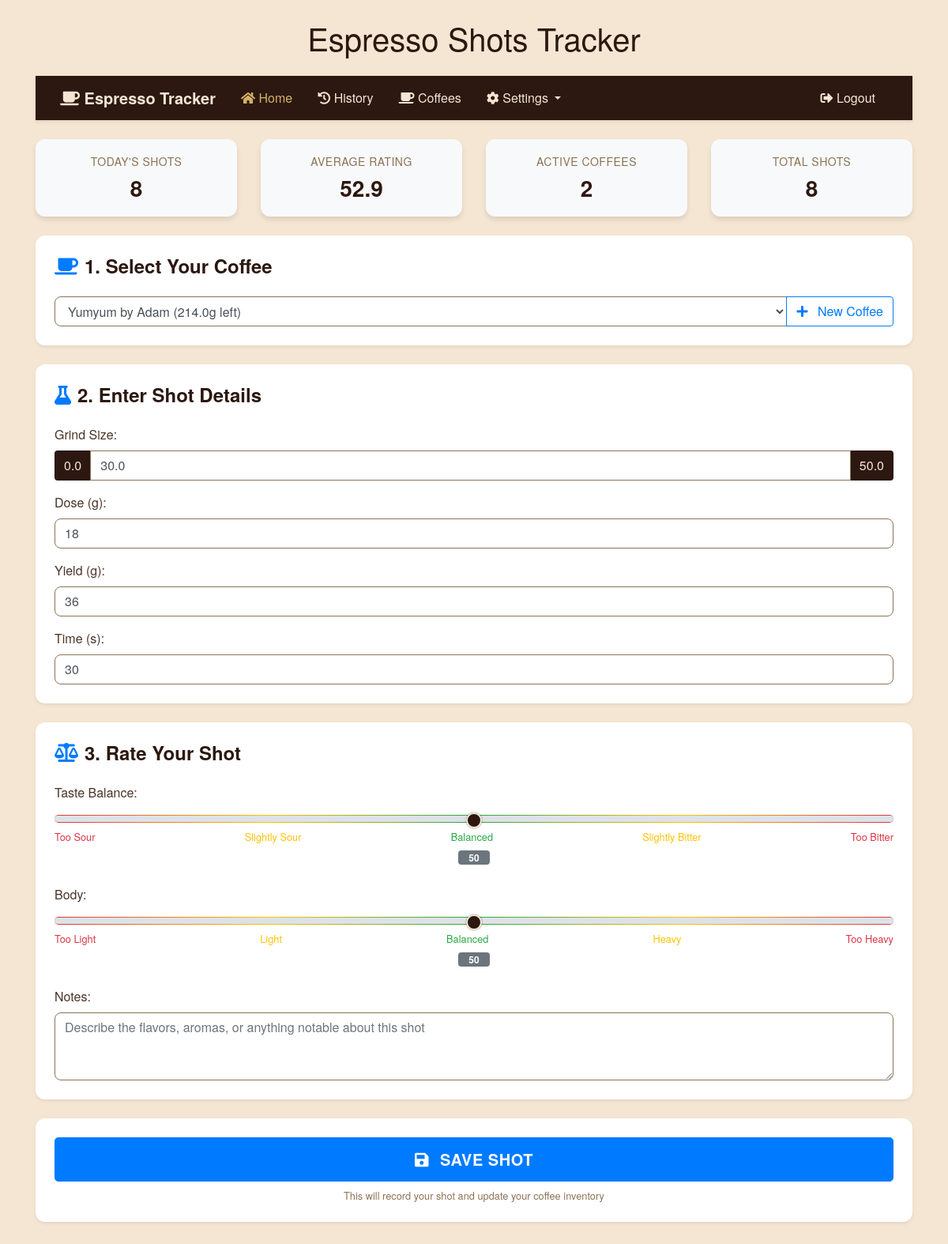
Screenshot of / (signed in) with the database file from the repository.
### models.py (models this page shows, shortened)
class GrinderSettings(db.Model):
    id = db.Column(db.Integer, primary_key=True)
    user_id = db.Column(db.Integer, db.ForeignKey('user.id', name='fk_grinder_settings_user'), nullable=False)
    grinder_type = db.Column(db.String(20), default='stepped')  # Add this line
    min_size = db.Column(db.Float, nullable=False, default=0)
    max_size = db.Column(db.Float, nullable=False, default=50)
    step_size = db.Column(db.Float, nullable=False, default=0.25)
    last_used_size = db.Column(db.Float)
    created_at = db.Column(db.DateTime, nullable=False, default=datetime.utcnow)
    updated_at = db.Column(db.DateTime, nullable=False, default=datetime.utcnow)

### routes.py (the view)
    @app.route('/')
    @login_required
    def index():
        settings = GrinderSettings.query.filter_by(user_id=current_user.id).first()
        if not settings:
            settings = GrinderSettings(current_user.id)
            db.session.add(settings)
            db.session.commit()
        coffees = Coffee.query.filter_by(user_id=current_user.id)\
                             .filter(Coffee.grams > 0)\
                             .order_by(Coffee.created_at.desc())\
                             .all()
        last_shot = get_last_shot(current_user.id)
        default_coffee_id = last_shot['coffee_id'] if last_shot else None
        stats = Shot.get_user_stats(current_user.id)
        context = {
            'coffees': coffees,
            'default_coffee_id': default_coffee_id,
            'grinder_settings': settings,
            'last_shot': last_shot,
            'config': app.config,
            'grind_size_error': request.args.get('grind_size_error'),
            'today_shots_count': stats['today_shots_count'],
            'total_shots_count': stats['total_shots_count'],
            'avg_rating': stats['avg_rating'],
            'active_coffees_count': Coffee.query.filter(
                Coffee.user_id == current_user.id,
                Coffee.grams > 0
            ).count()
        }
        return render_template('index.html', **context)

### app.py (called while the page is built)
@login_manager.user_loader
def load_user(user_id):
    return User.query.get(int(user_id))

### models.py (called while the page is built)
    @classmethod
    def get_user_stats(cls, user_id):
        today = datetime.now().date()
        return {
            'today_shots_count': cls.query.filter(
                cls.user_id == user_id,
                cls.date >= today
            ).count(),
            'total_shots_count': cls.query.filter_by(user_id=user_id).count(),
            'avg_rating': db.session.query(
                func.avg(cls.taste)
            ).filter_by(user_id=user_id).scalar() or 0
        }

### routes.py (called while the page is built)
def get_last_shot(user_id, coffee_id=None):
    query = Shot.query.filter_by(user_id=user_id)
    if coffee_id:
        query = query.filter_by(coffee_id=coffee_id)
    shot = query.order_by(Shot.date.desc()).first()
    if shot:
        return {
            'coffee_id': shot.coffee_id,
            'grind_size': shot.grind_size,
            'coffee_weight': shot.coffee_weight,
            'shot_yield': shot.shot_yield,
            'shot_time': shot.shot_time,
            'taste': shot.taste,
            'body': shot.body
        }
    return None

### templates/index.html (shortened to what this page needs)
{% extends 'base.html' %}
{% block content %}
<div class="row mb-4">
    <div class="col-sm-3">
        <div class="card bg-light">
            <div class="card-body text-center">
                <h6 class="text-muted mb-2">Today's Shots</h6>
                <h3 class="mb-0">{{ today_shots_count }}</h3>
            </div>
        </div>
    </div>
    <div class="col-sm-3">
        <div class="card bg-light">
            <div class="card-body text-center">
                <h6 class="text-muted mb-2">Average Rating</h6>
                <h3 class="mb-0">{{ "%.1f"|format(avg_rating) }}</h3>
            </div>
        </div>
    </div>
    <div class="col-sm-3">
        <div class="card bg-light">
            <div class="card-body text-center">
                <h6 class="text-muted mb-2">Active Coffees</h6>
                <h3 class="mb-0">{{ active_coffees_count }}</h3>
            </div>
        </div>
    </div>
    <div class="col-sm-3">
        <div class="card bg-light">
            <div class="card-body text-center">
                <h6 class="text-muted mb-2">Total Shots</h6>
                <h3 class="mb-0">{{ total_shots_count }}</h3>
            </div>
        </div>
    </div>
</div>
<form method="POST" action="{{ url_for('submit_shot') }}" id="shotForm">
    <div class="card shadow-sm p-4 mb-4">
        <h4 class="card-title mb-4">
            <i class="fas fa-coffee text-primary"></i> 1. Select Your Coffee
        </h4>
        <div class="form-group mb-0">
            <div class="input-group">
                <select class="form-control" id="coffee_id" name="coffee_id" required>
                    {% for coffee in coffees %}
                        <option value="{{ coffee.id }}"
                                {% if coffee.id == default_coffee_id %}selected{% endif %}>
                            {{ coffee.name }} by {{ coffee.roaster }} ({{ coffee.grams }}g left)
                        </option>
                    {% endfor %}
                </select>
                <div class="input-group-append">
                    <a href="{{ url_for('add_coffee') }}" class="btn btn-outline-primary">
                        <i class="fas fa-plus"></i> New Coffee
                    </a>
                </div>
            </div>
        </div>
    </div>
    {% include 'partials/_shot_form.html' %}
    {% include 'partials/_taste_ratings.html' %}
    <div class="card shadow-sm p-4">
        <button type="submit" class="btn btn-primary btn-lg btn-block" id="submitButton">
            <i class="fas fa-save"></i> Save Shot
        </button>
        <small class="form-text text-muted text-center mt-2">
            This will record your shot and update your coffee inventory
        </small>
    </div>
</form>
{% endblock %}

### templates/partials/_shot_form.html
<div class="card shadow-sm p-4 mb-4">
    <h4 class="card-title mb-4">
        <i class="fas fa-flask text-primary"></i> 2. Enter Shot Details
    </h4>
    <div class="form-group">
        <label for="grind_size">Grind Size:</label>
        <div class="input-group">
            <div class="input-group-prepend">
                <span class="input-group-text">{{ grinder_settings.min_size }}</span>
            </div>
            <input type="number"
                   class="form-control"
                   id="grind_size"
                   name="grind_size"
                   step="{{ grinder_settings.step_size }}"
                   min="{{ grinder_settings.min_size }}"
                   max="{{ grinder_settings.max_size }}"
                   value="{{ grinder_settings.last_used_size or grinder_settings.min_size }}"
                   required>
            <div class="input-group-append">
                <span class="input-group-text">{{ grinder_settings.max_size }}</span>
            </div>
        </div>
    </div>
    <div class="form-group">
        <label for="coffee_weight">Dose (g):</label>
        <input type="number"
               class="form-control"
               id="coffee_weight"
               name="coffee_weight"
               step="0.1"
               min="0"
               max="30"
               value="18"
               required>
    </div>
    <div class="form-group">
        <label for="shot_yield">Yield (g):</label>
        <input type="number"
               class="form-control"
               id="shot_yield"
               name="shot_yield"
               step="0.1"
               min="0"
               max="100"
               value="36"
               required>
    </div>
    <div class="form-group mb-0">
        <label for="shot_time">Time (s):</label>
        <input type="number"
               class="form-control"
               id="shot_time"
               name="shot_time"
               step="1"
               min="0"
               max="180"
               value="30"
               required>
    </div>
</div>

### static/style.css (style rules this page uses)
:root { --coffee-dark: #2C1810; --coffee-medium: #4A3428; --coffee-light: #8B7355; --crema: #D4B16A; --foam: #F5E6D3; --accent: #E67E22; }
body { font-family: 'Helvetica Neue', Arial, sans-serif; background-color: var(--foam); margin-bottom: 60px; }
.card { border: none; border-radius: 12px; box-shadow: 0 4px 6px rgba(0, 0, 0, 0.1); background-color: white; }
.form-control { border-radius: 8px; border: 1px solid var(--coffee-light); }
.card-title { color: var(--coffee-dark); font-weight: 600; }
.input-group-text { background-color: var(--coffee-dark); color: var(--foam); border: none; }
.text-muted { color: var(--coffee-light) !important; }
a { color: var(--accent); }
label { color: var(--coffee-medium); font-weight: 500; }
select.form-control { background-color: white; }
.card.bg-light { border: none; transition: transform 0.2s; }
.card.bg-light h6 { font-size: 0.875rem; text-transform: uppercase; letter-spacing: 0.5px; }
.card.bg-light h3 { color: var(--coffee-dark); font-weight: 600; }
.card-title i { margin-right: 8px; }
.btn-lg { padding: 0.75rem 1.25rem; font-weight: 600; text-transform: uppercase; letter-spacing: 0.5px; }
.btn-block { display: block; width: 100%; }
.btn i { margin-right: 0.5rem; }
.card-title { display: flex; align-items: center; margin-bottom: 0.5rem; }
.card-title i { margin-right: 0.5rem; }

### rows the page displays
GrinderSettings: min_size "0.0", grind_size "30.0", max_size "50.0"

### other values shown
{{ today_shots_count }} "8"
{{ "%.1f"|format(avg_rating) }} "52.9"
{{ active_coffees_count }} "2"
{{ total_shots_count }} "8"
form field coffee_id "Yumyum by Adam (214.0g left)"
